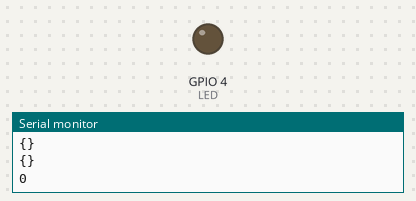
Recording of a sketch running on a simulated ESP32. Shown: output pins drawn as LEDs (lit = HIGH), the last lines printed to the serial monitor. WiFi joins after 1.5 s; servers stay silent unless stated.

Above: at 1.9 s.
At 9.6 s:
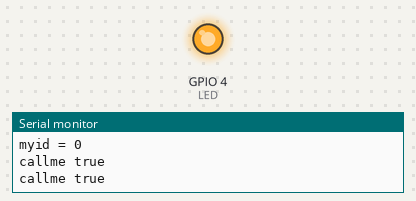
Timing chart, 0 to 10.0 s (numbered marks = the images above):
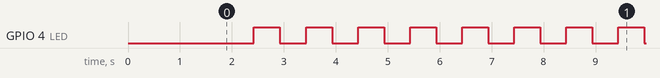

Measured:
- by itself, GPIO 4 (LED): goes 99 × (HIGH 0.50 s, LOW 0.50 s), HIGH 0.50 s, LOW 0.92 s, 26 × (HIGH 0.50 s, LOW 0.50 s), HIGH 0.50 s, then LOW
- by itself, everything shown: repeats every 13.0 s, in 26 steps

The sketch:

pegger_call_Q_V3.ino
```cpp
#include<WiFi.h>
#include <HTTPClient.h>
#include "ArduinoJson.h"

const char* ssid = "SRISAIbella_2.4G";
const char* password = "@home888";

unsigned int timePeriod = 500;
unsigned long last_time = 0;
bool stateToogle = true;
bool callme = false;
int LED = 4;
unsigned int timePeriodweb = 1000;
unsigned long last_timeweb = 0;
int order;
int order_now;
String sensorReadings;
char mychar[6] = {'0', '1', '2', '3', '4', '5'};
int myid = 1;

void my_q(void)
{
  //////////////////my Q
  DynamicJsonDocument doc(5000); //บัฟเฟอร์ json
  String string_url = "http://warinnarat.com:8000/api/addoder/Client/1/"; //ลิงค์
  //string_url += String(mychar[i]); //นำคิวเสริมในลิงค์
  //string_url += "/";
  sensorReadings = httpGETRequest(string_url);
  //        sensorReadings = sensorReadings.substring(1, sensorReadings.length());
  Serial.println(sensorReadings);
  deserializeJson(doc, sensorReadings); //เปลี่ยนเป็น json

  JsonObject obj = doc.as<JsonObject>(); //เปลี่ยนเป็น json Object

  char buffer[500];
  serializeJsonPretty(obj, buffer); //ตัวแปลง object เป็น สตริงโดยเก็บไว้ใน arr char buffer จะออกมาเป็น key:value
  Serial.println(buffer);
  //strcat( menu_arr, String(obj["menu_name"]).c_str() );
  order = obj["order_id"];
  Serial.println(order);
}

void q_now(void)
{
  DynamicJsonDocument doc(5000); //บัฟเฟอร์ json
  String string_url = "http://warinnarat.com:8000/api/addoder/Q/"; //ลิงค์
  //string_url += String(mychar[i]); //นำคิวเสริมในลิงค์
  //string_url += "/";
  sensorReadings = httpGETRequest(string_url);
  sensorReadings = sensorReadings.substring(1, sensorReadings.length());
  Serial.println(sensorReadings);
  deserializeJson(doc, sensorReadings); //เปลี่ยนเป็น json

  JsonObject obj = doc.as<JsonObject>(); //เปลี่ยนเป็น json Object

  char buffer[500];
  serializeJsonPretty(obj, buffer); //ตัวแปลง object เป็น สตริงโดยเก็บไว้ใน arr char buffer จะออกมาเป็น key:value
  Serial.println(buffer);
  //  strcat( menu_arr, String(obj["menu_name"]).c_str() );
  order_now = obj["order_id"];
  Serial.println(order_now);
}

void setup() {
  Serial.begin(115200);
  WiFi.begin(ssid, password);
  Serial.println("Connecting");
  while (WiFi.status() != WL_CONNECTED)
  {
    delay(500);
    Serial.print(".");
  }
  Serial.println("");
  Serial.print("Connected to WiFi network with IP Address: ");
  Serial.println(WiFi.localIP());

  pinMode(LED, OUTPUT);
}

void loop() {
  if ((millis() - last_timeweb) > timePeriodweb)
  {
    last_timeweb = millis();
    //Check WiFi connection status
    if (WiFi.status() == WL_CONNECTED)
    {
      //my Q
      my_q();
      //Q_now
      q_now();
      delay(20);

    }
    //check web call me?
    for (int i = 0; i < 3; i++)
    {
      if (order == order_now)
      {
        Serial.printf("myid = %d \n", order);
        callme = true;
        break;
      }else if (order==0 or order!=order_now)
      {
        callme = false;
        break;
      }
    }
  }

  //ส่วนของ LED กระพริบเรียกทุกๆ 0.5 วิ
  if ( millis() - last_time > timePeriod)
  {
    last_time = millis();
    if (callme == true)
    {
      digitalWrite(LED, stateToogle ? LOW : HIGH);
      stateToogle = !stateToogle;
      Serial.println("callme true");
    }
    if (callme == false)
    {
      digitalWrite(LED, LOW);
      stateToogle = false;
      Serial.println("callme false");
    }
//    else if (callme==false and stateToogle==true)
//    {
//      digitalWrite(LED,LOW);
//      stateToogle = false;
//      Serial.println("callme true");
//    }

  }
//  if (callme == true)
//  {
//    dacWrite(25, WaveFormTable[wave_type][i]);
//    i++;
//    if (i >= Num_Samples) i = 0;
//    adcValue = analogRead(adcPin);
//    Serial.printf("0, 4095, %d\n", adcValue);
//  }
}

//รับจาก menu server
String httpGETRequest(String serverName)
{
  HTTPClient http;

  // Your Domain name with URL path or IP address with path
  http.begin(serverName);

  // Send HTTP POST request
  int httpResponseCode = http.GET();

  String payload = "{}";

  if (httpResponseCode > 0)
  {
    Serial.print("HTTP Response code: ");
    Serial.println(httpResponseCode);
    payload = http.getString();
  } else {
    Serial.print("Error code: ");
    Serial.println(httpResponseCode);
  }
  // Free resources
  http.end();

  return payload;
}
```
